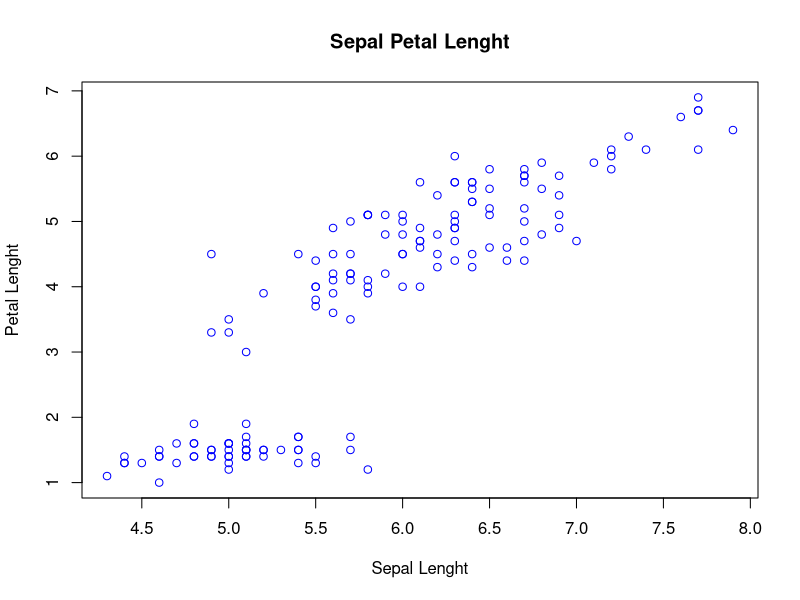

Recreate this plot in R.
data(iris)

plot(x = iris$Sepal.Length,
     y=iris$Petal.Length,
     xlab = "Sepal Lenght",
     ylab = "Petal Lenght",
     main = "Sepal Petal Lenght",
     col="blue"
     )
